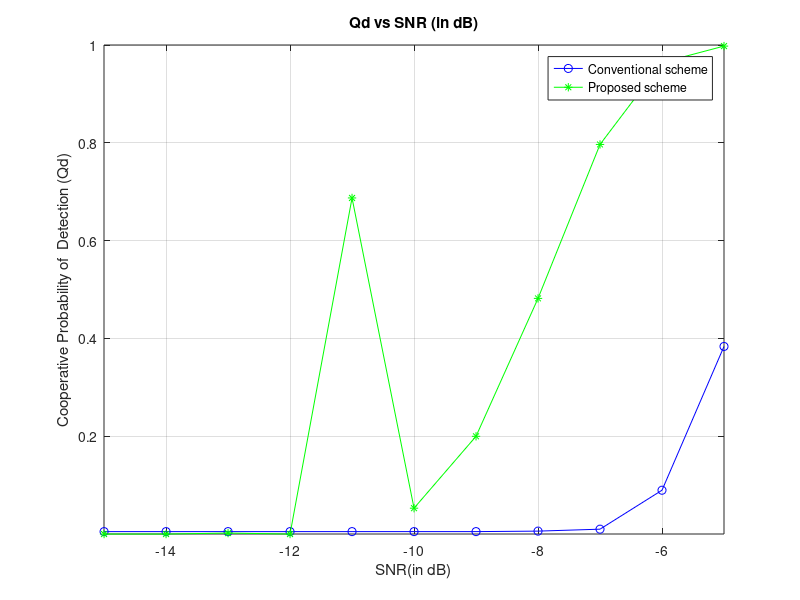
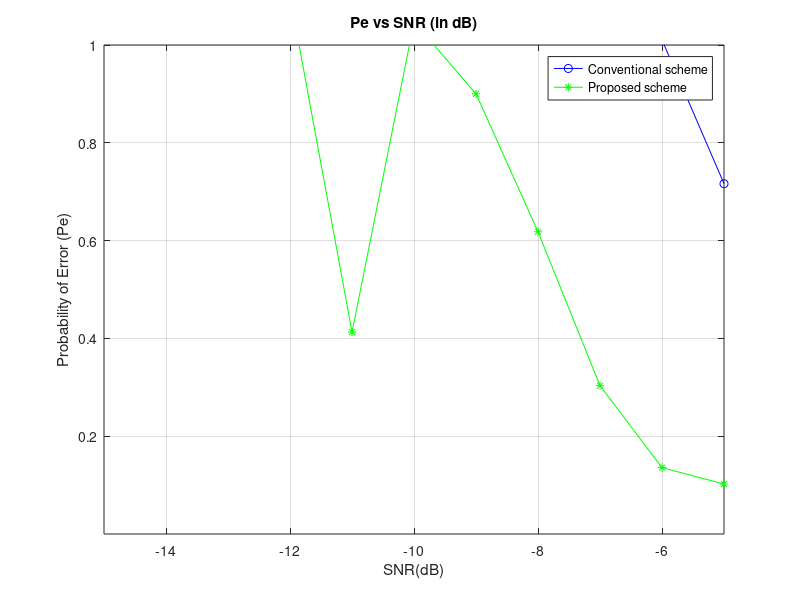

Write the MATLAB code that produced these figures, in order.
clc;
clear all;

format long

N = 200;  
snr_dB =input('Enter the value of SNR(neg): '); %dB
snr = 10.^(snr_dB./10);
Pf = 0.01:0.01:1;
uc = 0.1;
%% BPSK Signal

L=1500;
data = round(rand(1,L));                               % Data sequence
uni2bip=2*data-1;                                      % Convert unipolar to bipolar
T=1;                                                   % Bit duration
Eb=T/2;                                                % This will result in unit amplitude waveforms
fc=3/T;                                                % Carrier frequency
t=linspace(0,5,1500);                                  % discrete time sequence between 0 and 5*T (15000 samples)
K=length(t);                                           % Number of samples
Nsb=K/length(data);                                    % Number of samples per bit
dd=repmat(data',1,Nsb);                                % replicate each bit Nsb times
bb=repmat(uni2bip',1,Nsb); dw=dd';                     % Transpose the rows and columns
dw=dw(:)'; 

%------ Convert dw to a column vector (colum by column) and convert to a row vector
bw=bb';
bw=bw(:)';                                             % Data sequence samples
w=sqrt(2*Eb/T)*cos(2*pi*fc*t);                         % carrier waveform
bpsk_w=bw.*w;                                          % modulated waveform


 %% Probabilty of double threshold
u=1000; 
Pfa = 0.1;
snr_dB =-15:1:-5; %dB
snr = 10.^(snr_dB./10);
for m=1:5
 for i =1:length(snr)
              Dcv=0;
              Dps0=0;
              Dps1 = 1;
          for j = 1:1000
        
%      lambda(i)=gammaincinv(1-Pf(i),u)*2; %theshold
%      Pdth(i)=marcumq(sqrt(2*snr),sqrt(lambda(i)),u);
   
        %-----AWGN noise with mean 0 and variance -----%
         Noise = randn(1,N); 
         vn=var(Noise);
         %-----Real valued Gaussian Primary User Signal------% 
         
         Signal = sqrt(snr(i)).*bpsk_w(1:200);
         vs=var(Signal);
         
         Recv_Sig = Signal + Noise; % Received signal at SU 1
         
         Energy = abs(Recv_Sig).^2; % Energy of received signal over N samples
         
         %------- Threshold-----------
         
         Threshold_0(i) = N*vn + qfuncinv(Pfa)*sqrt(2*N*vn^2);
         Threshold_1(i) = (1-uc)*Threshold_0(i);
         Threshold_2(i) = (1+uc)*Threshold_0(i);
   

         %-----Computation of Test statistic for energy detection-----%
         X(m) =sum(Energy);
         
         %% ------------------Conventional---------------------
           if X(m) >= Threshold_0(i)
               Dcv = Dcv +1;
           end
           
        %% Proposed scheme

            if X(m) <= Threshold_1(i)
               FC(m) = 0;
               Dps0 = Dps0 +1 ;
           elseif  X(m) >= Threshold_2(i) 
              FC(m) = 1;
              Dps1 = Dps1 + 1;
           else
               FC(m) = X(m);
            end
        end      
     Pdcv(m,i) = Dcv/j;
     Pdps(m,i) = Dps1/j;
     Pfps(m,i) = Dps0/j;
  end
    
end
K=0; 
FC_E=0;
for i=1:5
     if FC(i)==1 || FC(i)==0
         K=K+1;
         Lf(K)=FC(i);
     else
         FC_E=FC_E+FC(i);
     end
end
W = 5-K;
if W~=0
    X_avg = FC_E/W;
    if X_avg < Threshold_0(K+1)
        Lf(K+1) = 0;
    else
        Lf(K+1) = 1;
        Pdcv(K+1,i) = qfunc((Threshold_0(K+1) -N*(vn+vs))./(sqrt(2*N*(vn+vs)^2))); 
    end
end 
  
for i=1:length(snr)
     PdcvOR(i)=1-prod(1-Pdcv(:,i));
     PdpsOR(i)=1-prod(1-Pdps(:,i));
 end

plot(snr_dB,PdpsOR,'b-o',snr_dB,PdcvOR,'g-*');
grid on
axis([-15.001,-5,0.0001,1]);
xlabel('SNR(in dB)');
ylabel('Cooperative Probability of  Detection (Qd)');
legend('Conventional scheme','Proposed scheme');
title("Qd vs SNR (in dB)");
figure
for i=1:length(snr_dB)
    Pecv(i)=Pfa+1-PdcvOR(i);
    Peps(i)=Pfa+1-PdpsOR(i);
end
plot(snr_dB,Peps,'b-o',snr_dB,Pecv,'g-*');
grid on
xlabel('SNR(dB)');
axis([-15.001,-5,0.0001,1])
ylabel('Probability of Error (Pe)');
title("Pe vs SNR (in dB)");
legend('Conventional scheme','Proposed scheme');